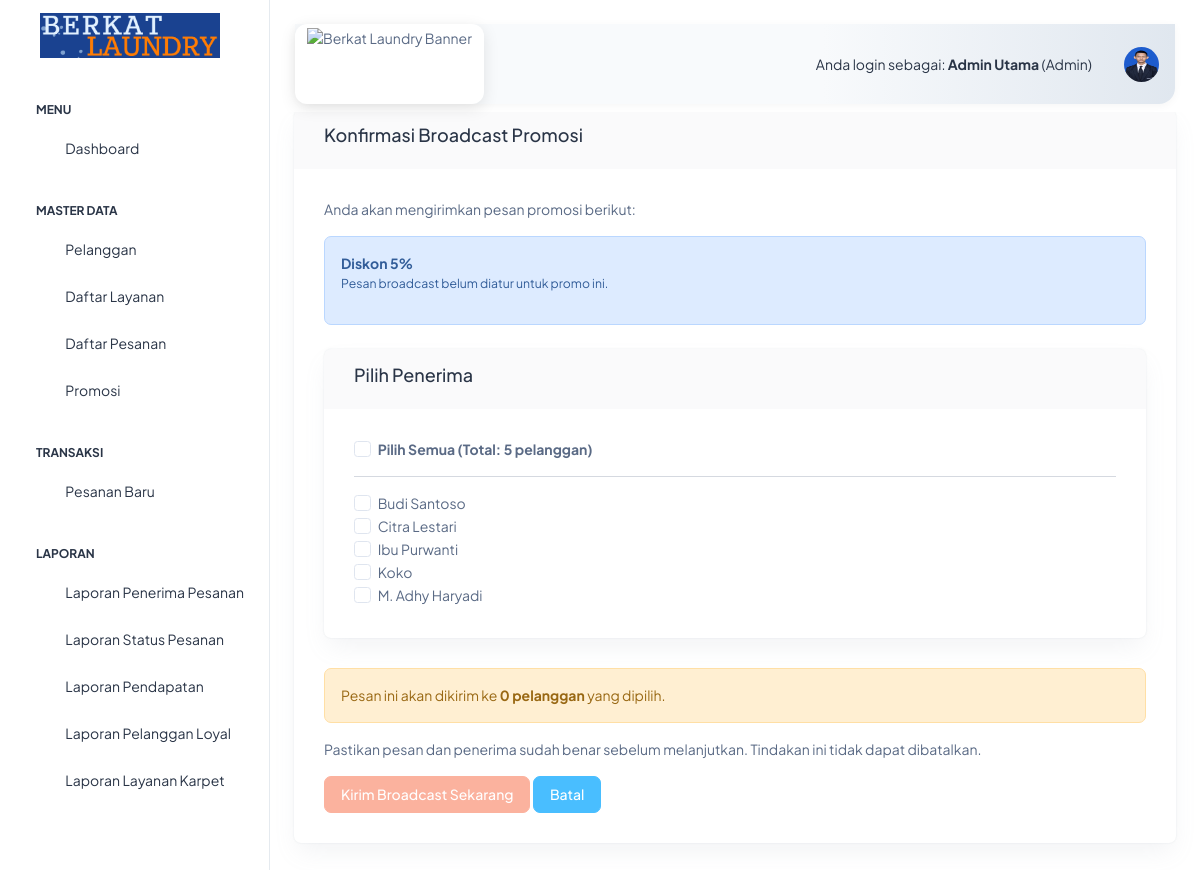
The app's page /index.php?page=promosi_broadcast_konfirmasi&id=7 (signed in) with its own data.
### tables this page shows
CREATE TABLE `promosi` (
  `id_promosi` int(11) NOT NULL,
  `judul` varchar(100) DEFAULT NULL,
  `kode_promo` varchar(50) DEFAULT NULL,
  `tipe_promo` enum('persen','nominal') NOT NULL DEFAULT 'nominal',
  `nilai_promo` decimal(10,2) NOT NULL DEFAULT 0.00,
  `syarat_min_transaksi` decimal(10,2) DEFAULT NULL,
  `isi_pesan` text NOT NULL,
  `tanggal_buat` datetime DEFAULT current_timestamp(),
  `tanggal_kirim` datetime DEFAULT NULL,
  `tanggal_mulai` date DEFAULT NULL,
  `tanggal_berakhir` date DEFAULT NULL,
  `status_promo` enum('draft','aktif','tidak_aktif','terkirim') NOT NULL DEFAULT 'draft'
);

CREATE TABLE `pelanggan` (
  `id_pelanggan` int(11) NOT NULL,
  `nama_pelanggan` varchar(255) NOT NULL,
  `nomor_telepon` varchar(20) NOT NULL,
  `id_telegram` varchar(100) DEFAULT NULL,
  `alamat` text DEFAULT NULL,
  `email` varchar(255) DEFAULT NULL,
  `catatan` text DEFAULT NULL,
  `tanggal_daftar` timestamp NULL DEFAULT current_timestamp(),
  `updated_at` timestamp NULL DEFAULT current_timestamp() ON UPDATE current_timestamp()
);

### promosi/promosi_broadcast_konfirmasi.php (the view, shortened to what this page needs)
<?php
include "pengaturan/koneksi.php";
$id = intval($_GET['id'] ?? 0);
$query_promo = mysqli_query($konek, "SELECT * FROM promosi WHERE id_promosi=$id");
$promo = mysqli_fetch_assoc($query_promo);
$query_pelanggan = mysqli_query($konek, "SELECT id_pelanggan, nama_pelanggan FROM pelanggan WHERE id_telegram IS NOT NULL AND id_telegram != '' ORDER BY nama_pelanggan ASC");
$pelanggan_list = [];
while($row = mysqli_fetch_assoc($query_pelanggan)) {
    $pelanggan_list[] = $row;
}
$jumlah_penerima = count($pelanggan_list);
$pesan_broadcast = !empty($promo['isi_pesan']) ? $promo['isi_pesan'] : 'Pesan broadcast belum diatur untuk promo ini.';
?>
<div class="container-fluid mt-4">
    <div class="card">
        <div class="card-header">
            <h3 class="card-title">Konfirmasi Broadcast Promosi</h3>
        </div>
        <form action="?page=promosi_kirim_proses" method="POST" id="broadcastForm">
            <div class="card-body">
                <p>Anda akan mengirimkan pesan promosi berikut:</p>
                <div class="alert alert-info">
                    <strong><?= htmlspecialchars($promo['judul']) ?></strong><br>
                    <pre style="white-space: pre-wrap; word-wrap: break-word; font-family: inherit;"><?= htmlspecialchars($pesan_broadcast) ?></pre>
                </div>
                <div class="card mt-4">
                    <div class="card-header">
                        <h5 class="card-title">Pilih Penerima</h5>
                    </div>
                    <div class="card-body" style="max-height: 300px; overflow-y: auto;">
                        <div class="form-check mb-2">
                            <input class="form-check-input" type="checkbox" id="selectAll">
                            <label class="form-check-label" for="selectAll">
                                <strong>Pilih Semua (Total: <?= $jumlah_penerima ?> pelanggan)</strong>
                            </label>
                        </div>
                        <hr>
                        <?php if ($jumlah_penerima > 0): ?>
                            <?php foreach ($pelanggan_list as $pelanggan): ?>
                                <div class="form-check">
                                    <input class="form-check-input recipient-checkbox" type="checkbox" name="id_pelanggan[]" value="<?= $pelanggan['id_pelanggan'] ?>" id="pelanggan_<?= $pelanggan['id_pelanggan'] ?>">
                                    <label class="form-check-label" for="pelanggan_<?= $pelanggan['id_pelanggan'] ?>">
                                        <?= htmlspecialchars($pelanggan['nama_pelanggan']) ?>
                                    </label>
                                </div>
                            <?php endforeach; ?>
                        <?php else: ?>
                            <p>Tidak ada pelanggan dengan ID Telegram yang terdaftar.</p>
                        <?php endif; ?>
                    </div>
                </div>
                <div class="alert alert-warning mt-3">
                    <i class="fas fa-users"></i> Pesan ini akan dikirim ke <strong id="selectedCount">0 pelanggan</strong> yang dipilih.
                </div>
                <p>Pastikan pesan dan penerima sudah benar sebelum melanjutkan. Tindakan ini tidak dapat dibatalkan.</p>
                <button type="submit" class="btn btn-danger" id="submitBtn" disabled>Kirim Broadcast Sekarang</button>
                <a href="?page=promosi_read" class="btn btn-secondary">Batal</a>
            </div>
        </form>
    </div>
</div>

### assets/css/logo-custom.css (style rules this page uses)
body { padding-top: 0 !important; }

### records on screen
promosi: judul "Diskon 5%", isi_pesan "Pesan broadcast belum diatur untuk promo ini."
pelanggan: nama_pelanggan "Budi Santoso"
pelanggan: nama_pelanggan "Citra Lestari"
pelanggan: nama_pelanggan "Ibu Purwanti"
pelanggan: nama_pelanggan "Koko"
pelanggan: nama_pelanggan "M. Adhy Haryadi"

### other values on screen
$_SESSION['nama_lengkap'] "Admin Utama"
$_SESSION['role'] "Admin"
$jumlah_penerima "5"
